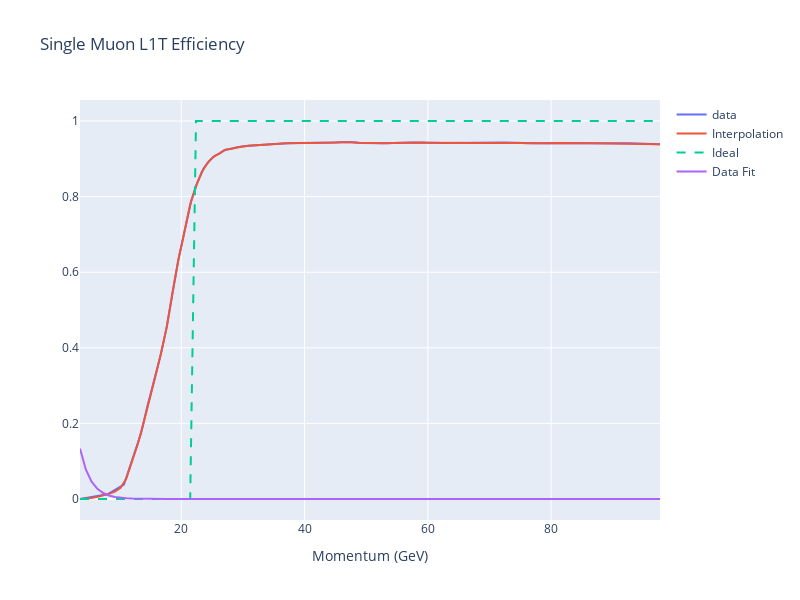

Notebook cell for this chart:
### Code cell
fig = go.Figure()
fig.add_scatter(x = muon["x"], y = muon[" y"], name = "data")
fig.add_scatter(x = muon_xs, y = muon_spl(muon_xs), name = "Interpolation")
fig.add_scatter(x = muon_xs, y = muon_ideal(muon_xs), name = "Ideal", line_dash="dash")
fig.add_scatter(x = muon_xs, y = 1.0 - exp_cdf(muon_xs, muon_l), name = "Data Fit")
fig.update_layout(width = 800,
                  height = 600,
                  title = "Single Muon L1T Efficiency",
                  xaxis_title = "Momentum (GeV)"
                  )
fig.update_xaxes(type = "linear")
